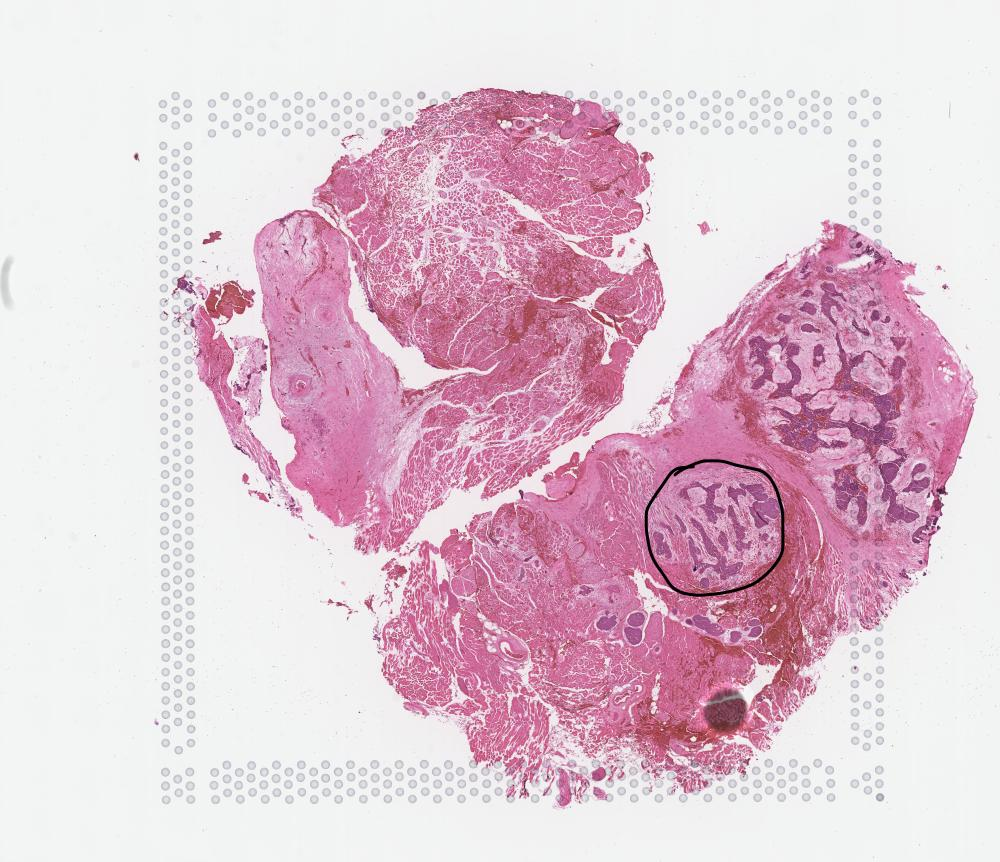
#> input picture src/DownStream/roi_files/NCBI771_downscaled_fullres.jpeg, 1000 x 862 px
$ python -i gene_roi_colocalization.py   (imports and definitions only)
#> lines starting #> are read from the running program, lines starting #| are printed output that depends on the picture; after the words box and inside, x2 and y2 are one past the last pixel; in counts of white or black regions, pixels touching at a corner belong together
import os
import numpy as np
import pandas as pd
import cv2
import warnings
import matplotlib.pyplot as plt
from matplotlib.patches import Polygon
from skimage import io, morphology, measure
from skimage.filters import gaussian
from skimage.draw import polygon
from scipy.spatial import KDTree
from scipy.ndimage import rotate
from sklearn.preprocessing import MinMaxScaler
from tqdm import tqdm
import scanpy as sc

# 忽略绘图警告
# [1 line not run here, left out]

# 设置中文字体支持
plt.rcParams["font.family"] = ["Heiti TC", "Arial Unicode MS", "sans-serif"]
plt.rcParams['axes.unicode_minus'] = False  # 解决负号显示问题


class SpatialColocalizationAnalyzer:
    """空间转录组基因表达与ROI共定位分析工具"""

    def __init__(self, output_dir="analysis_results"):
        """初始化分析器

        Args:
            output_dir: 结果输出目录
        """
        self.output_dir = output_dir
        # 创建输出目录
        os.makedirs(os.path.join(output_dir, "gene_maps"), exist_ok=True)
        os.makedirs(os.path.join(output_dir, "manual_rois"), exist_ok=True)
        os.makedirs(os.path.join(output_dir, "colocalization"), exist_ok=True)

        # 存储分析数据
        self.adata = None
        self.coordinates = None
        self.expression_data = None
        self.histology_image = None
        self.roi_mask = None
        self.results = {}

    # [57 lines left out: function load_h5ad_data, not called in this run]

    def load_manual_roi(self, roi_path, black_line_threshold=50,
                        min_contour_area=50, min_area=50):
        """加载ROI图像并修复轮廓检测问题"""
#> called with black_line_threshold = 50, min_contour_area = 50, min_area = 50

        # 1. 读取图像并强制处理通道
        roi_image = io.imread(roi_path)
#> roi_image is the input picture: shape (862, 1000, 3); mean R, G, B 225.6, 199.4, 212.1
        print(f"原始ROI图像信息：形状{roi_image.shape}，数据类型{roi_image.dtype}")
#| 原始ROI图像信息：形状(862, 1000, 3)，数据类型uint8

        # 2. 转换为灰度图
        if len(roi_image.shape) == 3:
            if roi_image.shape[2] == 4:  # RGBA
                gray_image = cv2.cvtColor(roi_image, cv2.COLOR_RGBA2GRAY)
            elif roi_image.shape[2] == 3:  # RGB或BGR
                # 检测是否为BGR格式（OpenCV默认）
                if np.mean(roi_image[:, :, 0]) > np.mean(roi_image[:, :, 2]):
                    gray_image = cv2.cvtColor(roi_image, cv2.COLOR_BGR2GRAY)
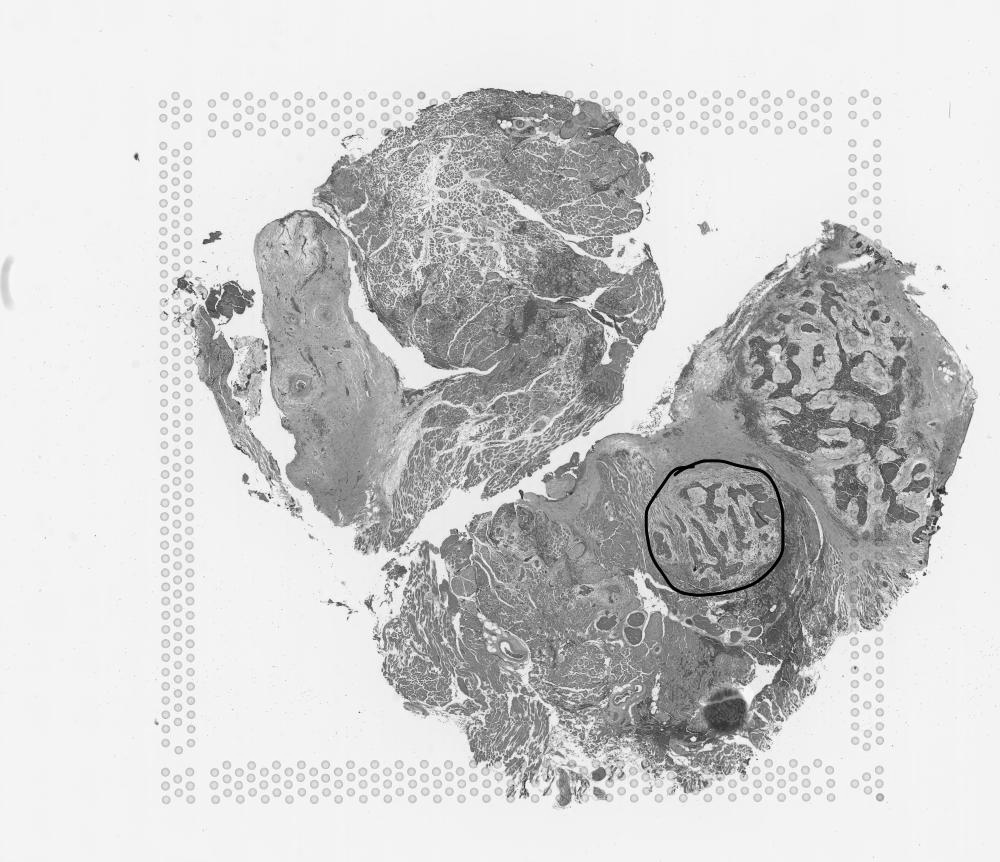
#> gray_image: shape (862, 1000); min 0, max 255, mean 206
                else:
                    gray_image = cv2.cvtColor(roi_image, cv2.COLOR_RGB2GRAY)
            else:
                raise ValueError(f"不支持的通道数: {roi_image.shape[2]}")
        else:  # 单通道
            gray_image = roi_image.copy()

        # 打印灰度值范围（关键！确定黑色线条的实际灰度值）
        print(f"灰度图像素值范围：最小值{gray_image.min()}, 最大值{gray_image.max()}, 平均值{gray_image.mean()}")
#| 灰度图像素值范围：最小值0, 最大值255, 平均值206.0248781902552
        # 保存灰度图
        gray_path = os.path.join(self.output_dir, "manual_rois", "gray_roi_image.png")
        io.imsave(gray_path, gray_image)
        print(f"灰度图已保存至: {gray_path}")

        # 3. 提取黑色线条（动态调整阈值逻辑）
        # 如果最小值接近0（存在纯黑），强制降低阈值
        if gray_image.min() < 5:
            adjusted_threshold = min(black_line_threshold, 20)  # 确保捕获纯黑
            print(f"检测到纯黑区域，自动调整阈值为{adjusted_threshold}")
        else:
            adjusted_threshold = black_line_threshold

        # 二值化：黑色线条（低灰度）设为1，其他为0
        black_lines = (gray_image <= adjusted_threshold).astype(np.uint8)
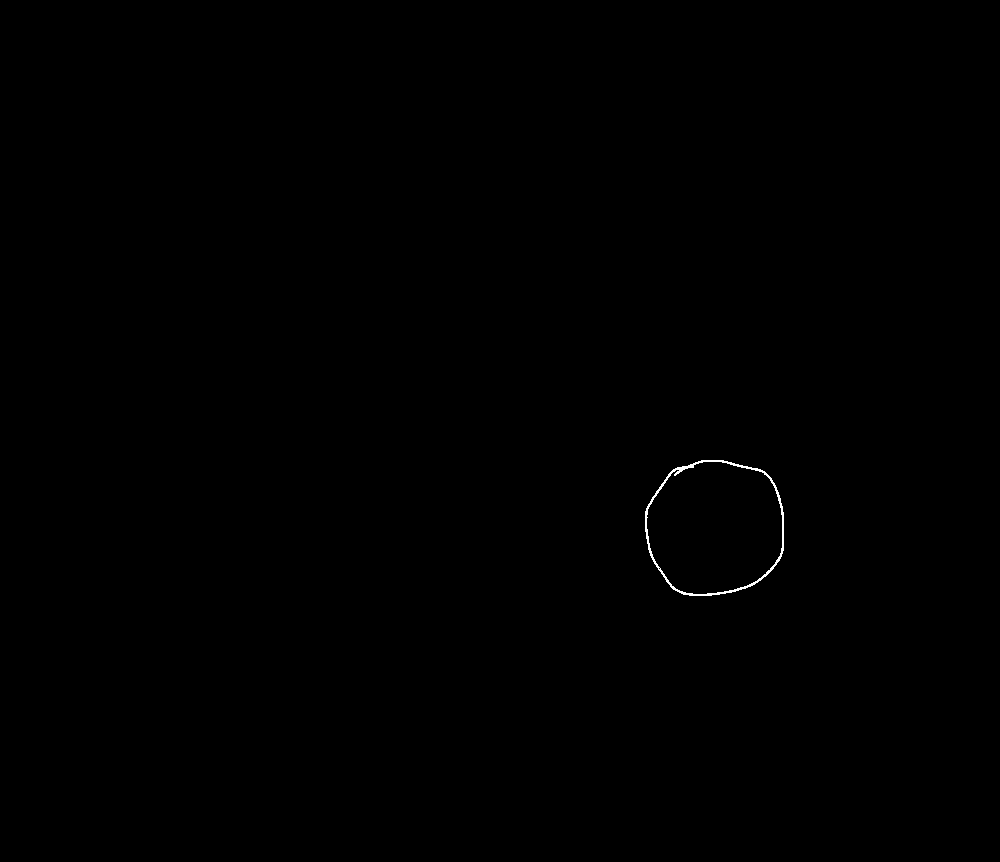
#> black_lines: shape (862, 1000); values 0 (black) and 1 (white), 0.12% white in thin lines or dots, all inside (x1, y1, x2, y2) = (645, 460, 784, 596)
        # 保存二值化结果（必须看到白色线条）
        lines_path = os.path.join(self.output_dir, "manual_rois", "black_lines_debug.png")
        io.imsave(lines_path, black_lines * 255)  # 乘255转为可视的白色
        print(f"黑色线条二值图已保存至: {lines_path}")

        # 4. 强化线条（解决线条断裂/过细问题）
        if np.sum(black_lines) == 0:
            print("警告：未检测到任何黑色线条！可能阈值设置过高")
            # 尝试极端阈值（强制捕获可能的线条）
            black_lines = (gray_image <= 100).astype(np.uint8)
            print(f"尝试使用阈值100重新提取线条，像素数：{np.sum(black_lines)}")
        else:
            print(f"提取到黑色线条，像素数：{np.sum(black_lines)}")
#| 提取到黑色线条，像素数：1059

        # 形态学处理：加粗线条+闭合间隙（关键修复）
        kernel = np.ones((5, 5), np.uint8)  # 更大的内核处理细线条
        black_lines = cv2.dilate(black_lines, kernel, iterations=1)  # 加粗线条
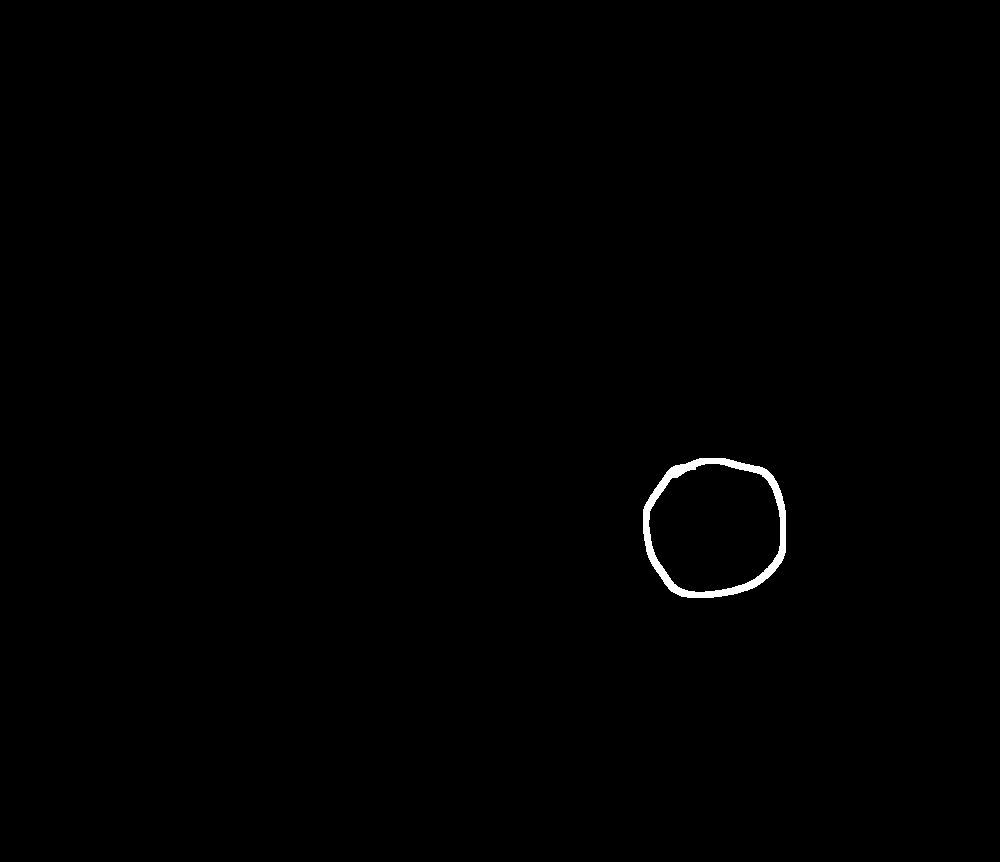
#> black_lines: shape (862, 1000); values 0 (black) and 1 (white), 0.38% white; 1 white region, box (x1, y1, x2, y2) and area: (643, 458, 786, 598) 3247
        black_lines = cv2.erode(black_lines, kernel, iterations=1)  # 保持形状同时去噪
        black_lines = cv2.morphologyEx(black_lines, cv2.MORPH_CLOSE, kernel, iterations=2)  # 闭合间隙

        # 5. 轮廓检测（增加容错逻辑）
        contours = measure.find_contours(black_lines, level=0.5)
#> contours = 2 point arrays, longest 551 points
        valid_contours = []
        for contour in contours:
            # 计算轮廓面积（兼容不同格式）
            try:
                area = cv2.contourArea(contour.reshape(-1, 1, 2).astype(np.float32))
            except:
                area = 0
            if area >= min_contour_area:
                valid_contours.append(contour)
#> this loop made 2 passes
#> area on passes 1 to 2: 15499.5, 14420.5
#> after the loop, valid_contours = 2 point arrays, longest 551 points

        # 调试：输出轮廓统计
        print(f"原始轮廓数：{len(contours)}，有效轮廓数（面积达标）：{len(valid_contours)}")
#| 原始轮廓数：2，有效轮廓数（面积达标）：2

        # 只保留面积最大的轮廓（关键修改）
        if len(valid_contours) > 1:
            print("检测到多个轮廓，只保留面积最大的轮廓")
            contour_areas = []
            for contour in valid_contours:
                area = cv2.contourArea(contour.reshape(-1, 1, 2).astype(np.float32))
                contour_areas.append(area)
#> after the loop, contour_areas = [15499.5, 14420.5]

            max_area_index = np.argmax(contour_areas)
#> max_area_index = 0
            valid_contours = [valid_contours[max_area_index]]
#> valid_contours = 1 point arrays, longest 551 points
            print(f"最大轮廓面积: {contour_areas[max_area_index]}")
#| 最大轮廓面积: 15499.5

        if len(valid_contours) == 0:
            # 尝试降低标准再检测一次
            print(f"尝试降低标准（min_contour_area={min_contour_area // 2}）重新检测...")
            for contour in contours:
                area = cv2.contourArea(contour.reshape(-1, 1, 2).astype(np.float32)) if len(contours) > 0 else 0
                if area >= (min_contour_area // 2):
                    valid_contours.append(contour)
            print(f"降低标准后有效轮廓数：{len(valid_contours)}")

        # 6. 填充轮廓（确保坐标有效）
        roi_mask = np.zeros_like(gray_image, dtype=np.uint8)
        if len(valid_contours) > 0:
            for i, contour in enumerate(valid_contours):
                # 转换坐标并裁剪
                contour = np.round(contour).astype(int)
                y_coords, x_coords = contour[:, 0], contour[:, 1]  # y=行，x=列
                y_coords = np.clip(y_coords, 0, gray_image.shape[0] - 1)
                x_coords = np.clip(x_coords, 0, gray_image.shape[1] - 1)

                # 填充
                rows, cols = polygon(y_coords, x_coords)
                roi_mask[rows, cols] = 1
                print(f"填充轮廓{i + 1}：{len(rows)}个像素")
#> this loop made 1 pass
#| 填充轮廓1：15752个像素
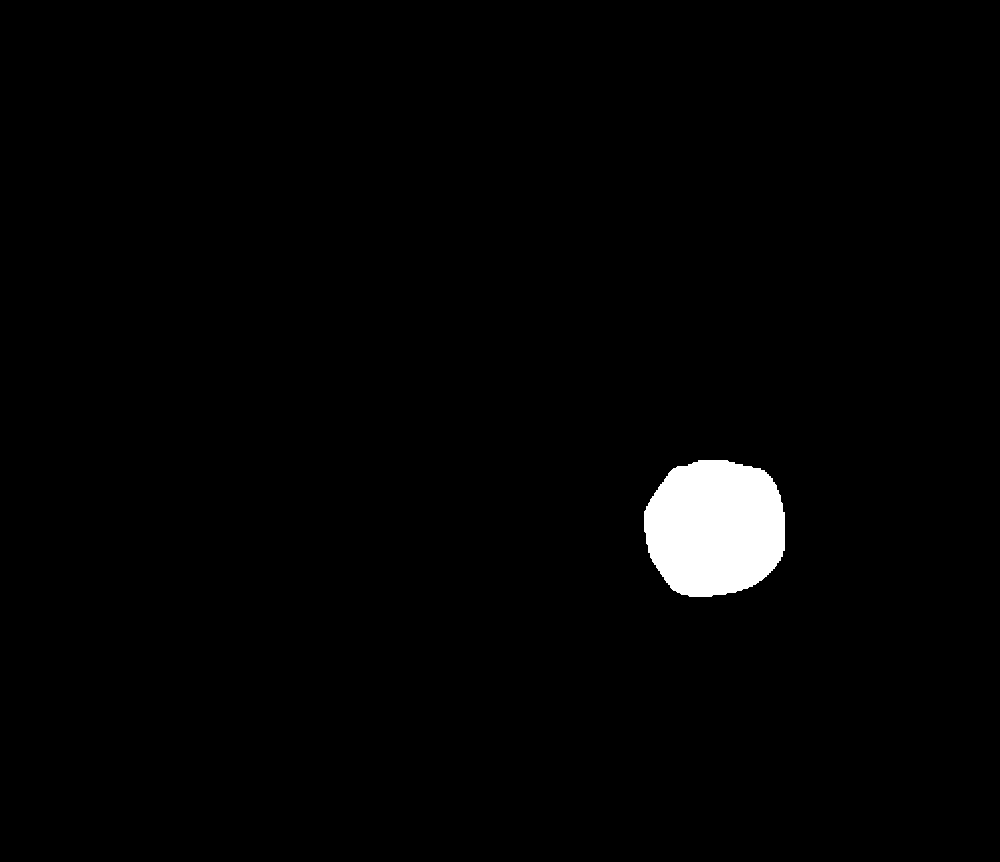
#> roi_mask: shape (862, 1000); values 0 (black) and 1 (white), 1.8% white; 1 white region, box (x1, y1, x2, y2) and area: (644, 460, 785, 597) 15752
        else:
            print("错误：未检测到任何有效轮廓，无法生成ROI掩码")

        # 7. 后处理与保存
        if min_area > 0 and np.sum(roi_mask) > 0:
            roi_mask = morphology.remove_small_objects(roi_mask.astype(bool), min_size=min_area).astype(np.uint8)

        # 强制保存掩码（即使全黑也保存以便调试）
        mask_path = os.path.join(self.output_dir, "manual_rois", "preprocessed_roi_mask.png")
        io.imsave(mask_path, roi_mask * 255)
        print(f"ROI掩码已保存至: {mask_path}，有效像素数：{np.sum(roi_mask)}")
#| ROI掩码已保存至: analysis_results/manual_rois/preprocessed_roi_mask.png，有效像素数：15752

        self.roi_mask = roi_mask
        return self

    # [579 lines left out: functions visualize_manual_roi, create_gene_expression_maps, _inverse_distance_weighting, calculate_colocalization, interpret_results, permutation_test and 5 more, not called in this run]


# 主函数示例
# [28 lines not run here, left out]

>>> result = SpatialColocalizationAnalyzer().load_manual_roi('roi_files/NCBI771_downscaled_fullres.jpeg')
